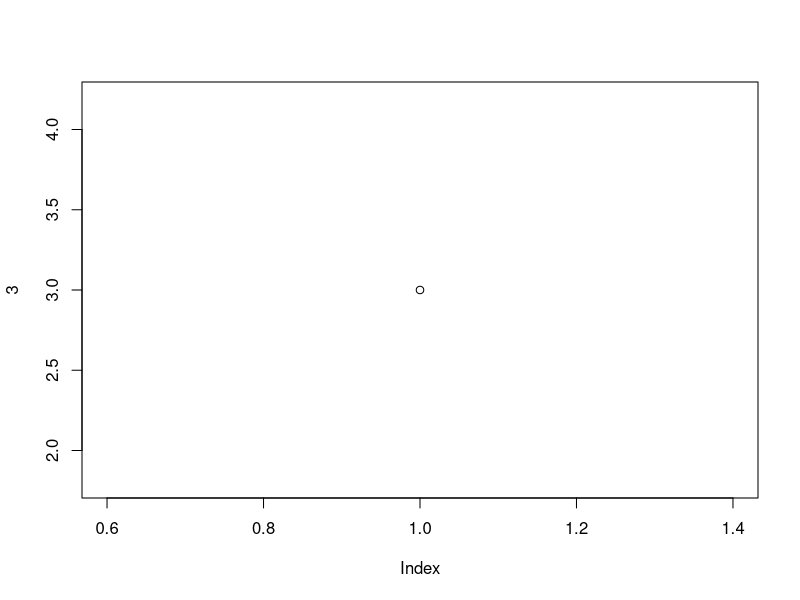

The R script that drew this image:
## ---- chunk 1
plot(3)
